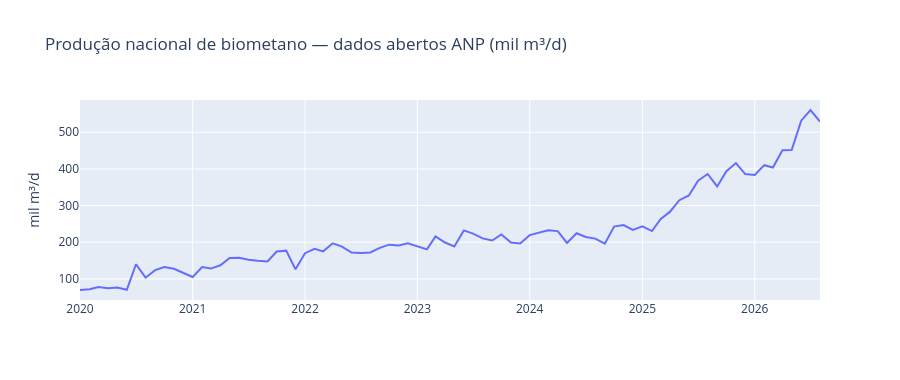

Notebook source saved alongside this figure:
### Markdown cell above
## Perguntas de análise (KPIs do projeto)

1. Qual a tendência da produção nacional em 2026 e em que ritmo o mercado cresce?
2. Como a produção se distribui por estado, matéria-prima e usina (concentração)?
3. Qual o pipeline de capacidade futura (autorizada × em tramitação na ANP)?
4. O que isso significa para a 4WaTT (regiões e substratos com espaço de crescimento)?

### Code cell
import plotly.graph_objects as go

# 2025 = série real dos dados abertos da ANP (soma das UFs). A série "derivada" do crescimento
# a.a. publicado pelo IEPUC diverge até -11% (ago/25): a base de 2025 difere entre as fontes.
hist = pd.read_csv(D / "producao_nacional_anp_historico.csv")
anp = dict(zip(hist["periodo"], hist["producao_mm3d"]))
pm["producao_2025_anp"] = pm["periodo"].map(lambda p: anp[f"2025-{p[5:]}"])
pm["producao_2025_derivada"] = pm["producao_mm3d"] / (1 + pm["crescimento_vs_ano_anterior_pct"] / 100)
print((pm[["mes", "producao_2025_anp", "producao_2025_derivada"]].round(1)).to_string(index=False))
print(f"\nMédia jan-ago/26 (publicada): 466 mil m³/d | 2025 (ANP): {pm.producao_2025_anp.mean():.0f} "
      f"→ {(466 / pm.producao_2025_anp.mean() - 1) * 100:+.1f}%")
print(f"Ago/26 vs ago/25: {(529 / anp['2025-08'] - 1) * 100:+.1f}% (ANP) | +53,74% (publicado pelo IEPUC)")
print(f"Desde jan/2020: {anp['2020-01']} → {anp['2026-08']} mil m³/d ({anp['2026-08'] / anp['2020-01']:.1f}×)")

fig = go.Figure()
fig.add_trace(go.Scatter(x=hist["periodo"], y=hist["producao_mm3d"], mode="lines", name="ANP (2020–2026)"))
fig.update_layout(height=380, title="Produção nacional de biometano — dados abertos ANP (mil m³/d)",
                  yaxis_title="mil m³/d")
fig.show()

### Figure 1 — Plotly figure (JSON) as saved in the notebook; plotly's stock layout.template omitted (floating-point values rounded to 4 significant figures)
{"data": [{"mode": "lines", "name": "ANP (2020–2026)", "type": "scatter", "x": ["2020-01", "2020-02", "2020-03", "2020-04", "2020-05", "2020-06", "2020-07", "2020-08", "2020-09", "2020-10", "2020-11", "2020-12", "2021-01", "2021-02", "2021-03", "2021-04", "2021-05", "2021-06", "2021-07", "2021-08", "2021-09", "2021-10", "2021-11", "2021-12", "2022-01", "2022-02", "2022-03", "2022-04", "2022-05", "2022-06", "2022-07", "2022-08", "2022-09", "2022-10", "2022-11", "2022-12", "2023-01", "2023-02", "2023-03", "2023-04", "2023-05", "2023-06", "2023-07", "2023-08", "2023-09", "2023-10", "2023-11", "2023-12", "2024-01", "2024-02", "2024-03", "2024-04", "2024-05", "2024-06", "2024-07", "2024-08", "2024-09", "2024-10", "2024-11", "2024-12", "2025-01", "2025-02", "2025-03", "2025-04", "2025-05", "2025-06", "2025-07", "2025-08", "2025-09", "2025-10", "2025-11", "2025-12", "2026-01", "2026-02", "2026-03", "2026-04", "2026-05", "2026-06", "2026-07", "2026-08"], "y": [69.7, 71.9, 78.0, 74.6, 76.3, 70.4, 139.9, 103.3, 123.9, 132.4, 127.5, 115.5, 105.1, 132.1, 128.1, 137.1, 156.8, 157.9, 152.2, 149.2, 147.6, 174.8, 177.0, 126.0, 170.2, 182.0, 175.1, 197.1, 188.1, 171.8, 170.4, 172.2, 184.5, 193.4, 191.0, 196.9, 188.7, 180.4, 215.8, 199.2, 188.4, 232.3, 223.6, 210.5, 204.8, 221.4, 199.2, 196.8, 219.4, 225.3, 232.4, 230.4, 198.0, 224.4, 214.2, 209.9, 196.1, 242.7, 246.9, 233.7, 243.3, 230.4, 262.9, 283.4, 314.7, 327.5, 367.8, 386.1, 352.3, 393.8, 416.0, 385.9, 383.7, 410.2, 403.9, 450.9, 451.4, 531.6, 560.7, 529.1]}], "layout": {"height": 380, "title": {"text": "Produção nacional de biometano — dados abertos ANP (mil m³/d)"}, "yaxis": {"title": {"text": "mil m³/d"}}}}
